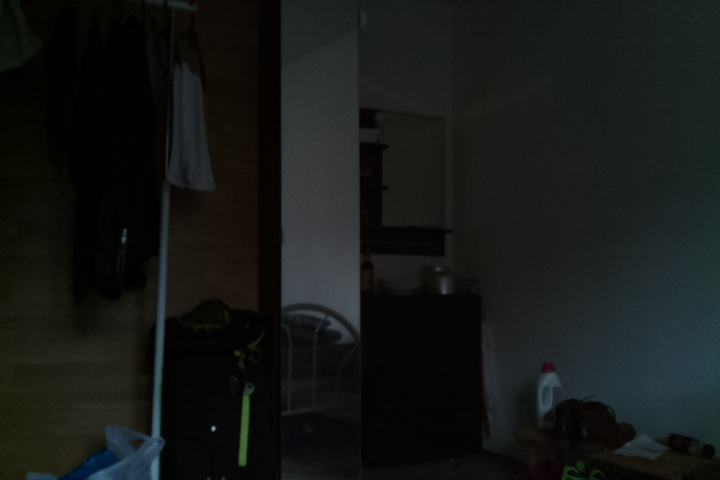
#> input picture opencv/image.jpg, 720 x 480 px
$ python test3.py
#> lines starting #> are read from the running program, lines starting #| are printed output that depends on the picture; after the words box and inside, x2 and y2 are one past the last pixel; in counts of white or black regions, pixels touching at a corner belong together
import numpy as np
import cv2

img = cv2.imread('image.jpg', cv2.IMREAD_COLOR)
#> img is the input picture: shape (480, 720, 3); mean B, G, R 22.4, 24.2, 21.6
px = img[55,55]
#> px = [0, 0, 0]

img[55,55] = [0, 255, 0]
#> img: shape (480, 720, 3); under 0.01% of pixels changed, all inside (x1, y1, x2, y2) = (55, 55, 56, 56)
print(px)
#| [  0 255   0]

img[100:150, 100:150] = [0,255,0]
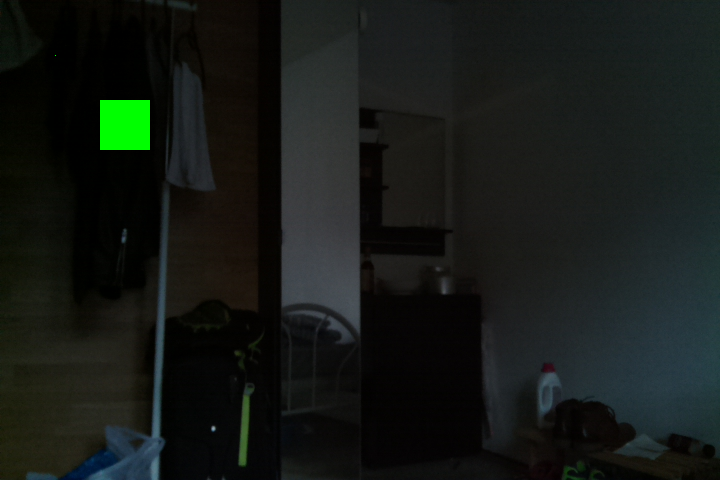
#> img: shape (480, 720, 3); mean B, G, R 22.4, 26.1, 21.6
watch_face = img[135:185, 300:350]
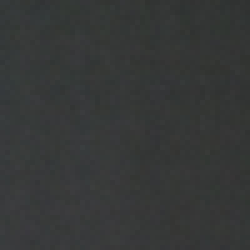
#> watch_face: shape (50, 50, 3) (shown 5 times larger); mean B, G, R 55.4, 55.9, 53.9

img[100:150, 100:150] = watch_face
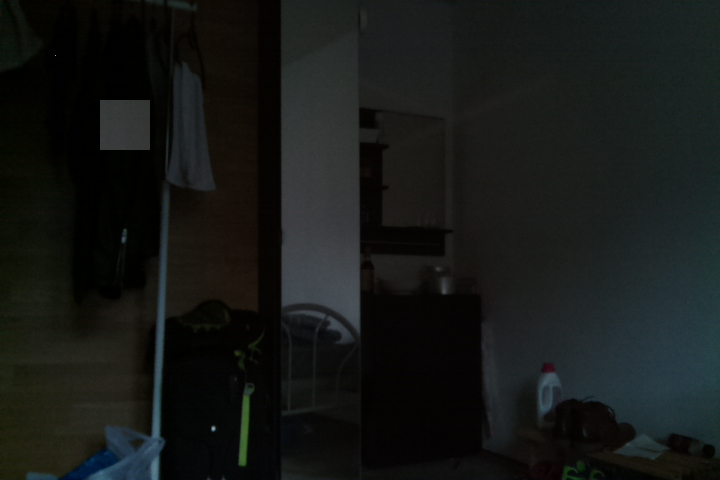
#> img: shape (480, 720, 3); 0.72% of pixels changed, all inside (x1, y1, x2, y2) = (100, 100, 150, 150)


cv2.imshow('frame', img)
cv2.waitKey(0)
cv2.destroyAllWindows()
